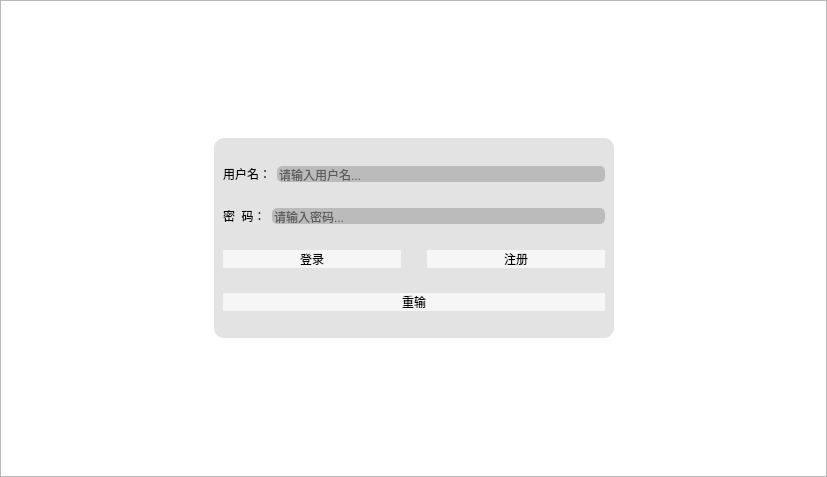
<?xml version="1.0" encoding="UTF-8"?>
<ui version="4.0">
 <class>login</class>
 <widget class="QWidget" name="login">
  <property name="geometry">
   <rect>
    <x>0</x>
    <y>0</y>
    <width>827</width>
    <height>477</height>
   </rect>
  </property>
  <property name="windowTitle">
   <string>Form</string>
  </property>
  <property name="styleSheet">
   <string notr="true">QWidget#login{
	background-color: rgb(255, 255, 255);
}
QFrame#frame{
	border-image: url(:/195929NKVOj.jpg);
}
#frame_2{
	border-radius:10px;
	background-color: rgba(214, 214, 214, 175);
}
QLineEdit{	
	font: 12pt &quot;宋体&quot;;
	border:none;
	border-radius:5px;
	background-color: rgba(169, 169, 169, 175);
}
QPushButton{
	font: 20pt &quot;楷体&quot;;
	border:none;
	border-radius:10px;
	background-color: rgba(255, 255, 255, 175);
}
QLabel{
	font: 20pt &quot;楷体&quot;;
	border:none;
}
QPushButton:hover{/*指针悬停*/
	background-color: rgb(118, 118, 118);	
	background-color: qlineargradient(spread:pad, x1:0, y1:0, x2:1, y2:1, stop:0 rgba(94, 156, 255, 220), stop:1 rgba(255, 255, 255, 255));
}
QPushButton:pressed{/*点击*/
	background-color: rgb(253, 253, 253);
}</string>
  </property>
  <layout class="QGridLayout" name="gridLayout">
   <property name="leftMargin">
    <number>0</number>
   </property>
   <property name="topMargin">
    <number>0</number>
   </property>
   <property name="rightMargin">
    <number>0</number>
   </property>
   <property name="bottomMargin">
    <number>0</number>
   </property>
   <item row="0" column="0">
    <widget class="QFrame" name="frame">
     <property name="frameShape">
      <enum>QFrame::StyledPanel</enum>
     </property>
     <property name="frameShadow">
      <enum>QFrame::Raised</enum>
     </property>
     <layout class="QGridLayout" name="gridLayout_4">
      <item row="2" column="1">
       <spacer name="verticalSpacer_2">
        <property name="orientation">
         <enum>Qt::Vertical</enum>
        </property>
        <property name="sizeType">
         <enum>QSizePolicy::Maximum</enum>
        </property>
        <property name="sizeHint" stdset="0">
         <size>
          <width>20</width>
          <height>200</height>
         </size>
        </property>
       </spacer>
      </item>
      <item row="1" column="0">
       <spacer name="horizontalSpacer">
        <property name="orientation">
         <enum>Qt::Horizontal</enum>
        </property>
        <property name="sizeHint" stdset="0">
         <size>
          <width>40</width>
          <height>20</height>
         </size>
        </property>
       </spacer>
      </item>
      <item row="1" column="1">
       <widget class="QFrame" name="frame_2">
        <property name="sizePolicy">
         <sizepolicy hsizetype="Expanding" vsizetype="Expanding">
          <horstretch>0</horstretch>
          <verstretch>0</verstretch>
         </sizepolicy>
        </property>
        <property name="minimumSize">
         <size>
          <width>400</width>
          <height>200</height>
         </size>
        </property>
        <property name="frameShape">
         <enum>QFrame::StyledPanel</enum>
        </property>
        <property name="frameShadow">
         <enum>QFrame::Raised</enum>
        </property>
        <layout class="QGridLayout" name="gridLayout_2">
         <item row="0" column="0">
          <layout class="QHBoxLayout" name="horizontalLayout">
           <item>
            <widget class="QLabel" name="label">
             <property name="text">
              <string>用户名：</string>
             </property>
            </widget>
           </item>
           <item>
            <widget class="QLineEdit" name="username">
             <property name="placeholderText">
              <string>请输入用户名...</string>
             </property>
            </widget>
           </item>
          </layout>
         </item>
         <item row="1" column="0">
          <layout class="QHBoxLayout" name="horizontalLayout_2">
           <item>
            <widget class="QLabel" name="label_2">
             <property name="text">
              <string>密  码：</string>
             </property>
            </widget>
           </item>
           <item>
            <widget class="QLineEdit" name="userpwd">
             <property name="text">
              <string/>
             </property>
             <property name="echoMode">
              <enum>QLineEdit::Password</enum>
             </property>
             <property name="placeholderText">
              <string>请输入密码...</string>
             </property>
            </widget>
           </item>
          </layout>
         </item>
         <item row="2" column="0">
          <layout class="QHBoxLayout" name="horizontalLayout_3">
           <item>
            <widget class="QPushButton" name="loginbtn">
             <property name="sizePolicy">
              <sizepolicy hsizetype="Minimum" vsizetype="Fixed">
               <horstretch>0</horstretch>
               <verstretch>0</verstretch>
              </sizepolicy>
             </property>
             <property name="minimumSize">
              <size>
               <width>20</width>
               <height>10</height>
              </size>
             </property>
             <property name="text">
              <string>登录</string>
             </property>
            </widget>
           </item>
           <item>
            <spacer name="horizontalSpacer_3">
             <property name="orientation">
              <enum>Qt::Horizontal</enum>
             </property>
             <property name="sizeType">
              <enum>QSizePolicy::Maximum</enum>
             </property>
             <property name="sizeHint" stdset="0">
              <size>
               <width>20</width>
               <height>20</height>
              </size>
             </property>
            </spacer>
           </item>
           <item>
            <widget class="QPushButton" name="registerbtn">
             <property name="text">
              <string>注册</string>
             </property>
            </widget>
           </item>
          </layout>
         </item>
         <item row="3" column="0">
          <widget class="QPushButton" name="reloginbtn">
           <property name="text">
            <string>重输</string>
           </property>
          </widget>
         </item>
        </layout>
       </widget>
      </item>
      <item row="0" column="1">
       <spacer name="verticalSpacer">
        <property name="orientation">
         <enum>Qt::Vertical</enum>
        </property>
        <property name="sizeType">
         <enum>QSizePolicy::Maximum</enum>
        </property>
        <property name="sizeHint" stdset="0">
         <size>
          <width>20</width>
          <height>200</height>
         </size>
        </property>
       </spacer>
      </item>
      <item row="1" column="2">
       <spacer name="horizontalSpacer_2">
        <property name="orientation">
         <enum>Qt::Horizontal</enum>
        </property>
        <property name="sizeHint" stdset="0">
         <size>
          <width>40</width>
          <height>20</height>
         </size>
        </property>
       </spacer>
      </item>
     </layout>
    </widget>
   </item>
  </layout>
 </widget>
 <resources/>
 <connections/>
</ui>
